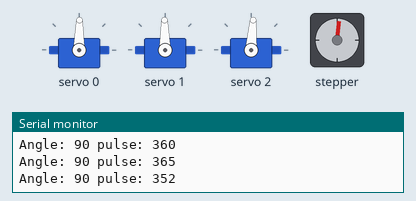
Bench run of a sketch on a simulated Arduino Uno, built with avr-gcc and run on an emulated ATmega328P. Shown: 3 × servo, stepper motor, the last lines printed to the serial monitor. Stepper angles assume 50 steps per turn.

Above: at 1.55 s.
At 2.45 s:
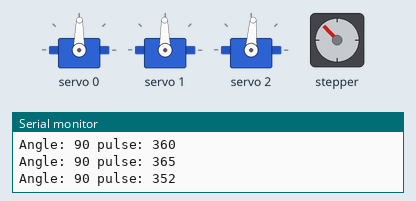
At 3.4 s:
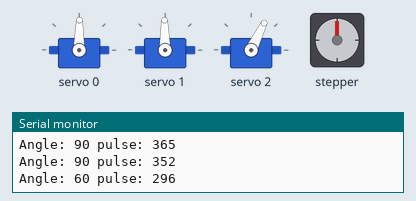
At 5.25 s:
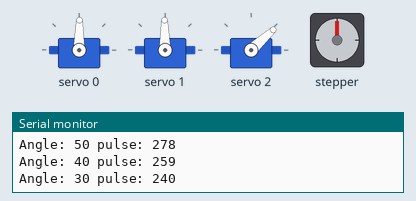
Timing chart, 0 to 7.0 s (numbered marks = the images above):
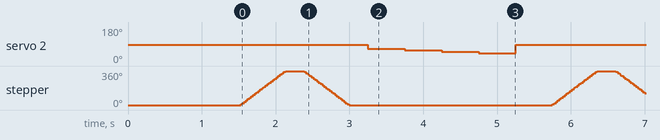

The sketch:

PCA9685_ServoProgram_RoboticArm_Array.ino
```cpp
#include <Wire.h>
#include <Adafruit_PWMServoDriver.h>
#include <AFMotor.h>

// called this way, it uses the default address 0x40
Adafruit_PWMServoDriver pwm = Adafruit_PWMServoDriver();
AF_Stepper motor(50, 1);

int rate = 500;
int angle0[] = {140, 120, 110, 100, 90};
int angle1[] = {80, 70, 60, 50, 90};
int angle2[] = {60, 50, 40, 30, 90};


void setup() {
  Serial.begin(9600);
  Serial.println("8 channel Servo test!");
  motor.setSpeed(100); //10 rpm
  pwm.begin();
  pwm.setPWMFreq(60);  // Analog servos run at ~60 Hz updates
  delay(10);
  pwm.setPWM(0, 0, angleToPulse0(90));
  pwm.setPWM(1, 0, angleToPulse1(90));
  pwm.setPWM(2, 0, angleToPulse2(90));

  delay(1500);

}

void loop() {
  motor.step(50, FORWARD, DOUBLE);
  motor.release();
  delay(rate / 2);
  motor.step(50, BACKWARD, DOUBLE);
  motor.release();
  delay(rate / 2);
  for (int i = 0; i < 5; i++) {
    //pwm.setPWM(0, 0, angleToPulse0(angle0[i]));
    //pwm.setPWM(1, 0, angleToPulse1(angle1[i]));
    pwm.setPWM(2, 0, angleToPulse2(angle2[i]));
    delay(rate);
  }
}

int angleToPulse0(int ang) {
  int pulse0 = map(ang, 0, 180, 150, 570);
  Serial.print("Angle: "); Serial.print(ang);
  Serial.print(" pulse: "); Serial.println(pulse0);
  return pulse0;
}

int angleToPulse1(int ang) {
  int pulse1 = map(ang, 0, 180, 150, 580);
  Serial.print("Angle: "); Serial.print(ang);
  Serial.print(" pulse: "); Serial.println(pulse1);
  return pulse1;
}

int angleToPulse2(int ang) {
  int pulse2 = map(ang, 0, 180, 185, 520);
  Serial.print("Angle: "); Serial.print(ang);
  Serial.print(" pulse: "); Serial.println(pulse2);
  return pulse2;
}
```

Measured:
- by itself, servo 2: repeats every 4.2 s: 57° 0.50 s, 49° 0.50 s, 42° 0.50 s, 86° 2.2 s, 64° 0.50 s
- by itself, stepper: turns 360° clockwise in 0.61 s, then 360° counter-clockwise in 0.61 s, repeating every 4.2 s
